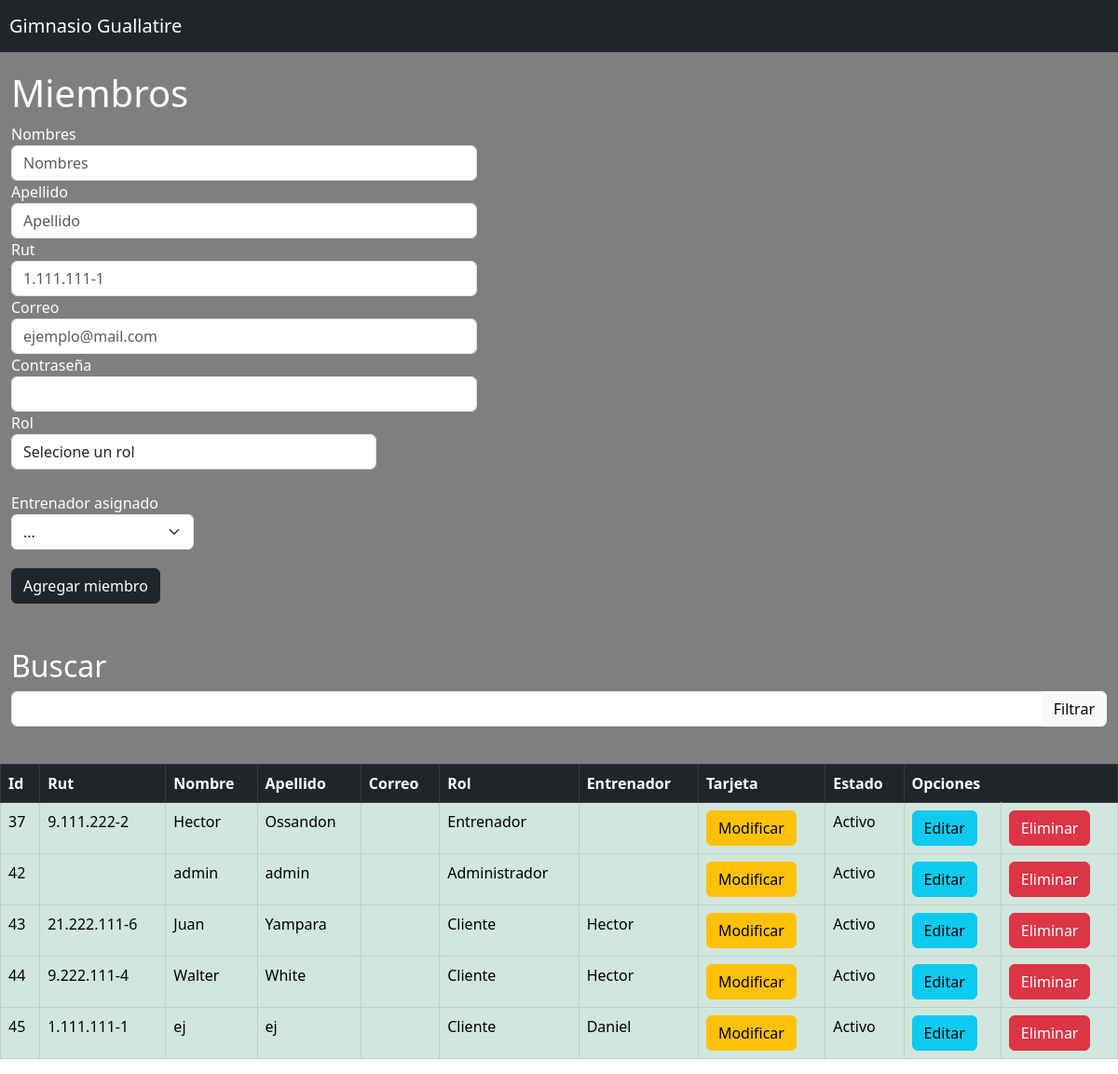
/gestionarMiembros/, run on an earlier commit of the app's database.
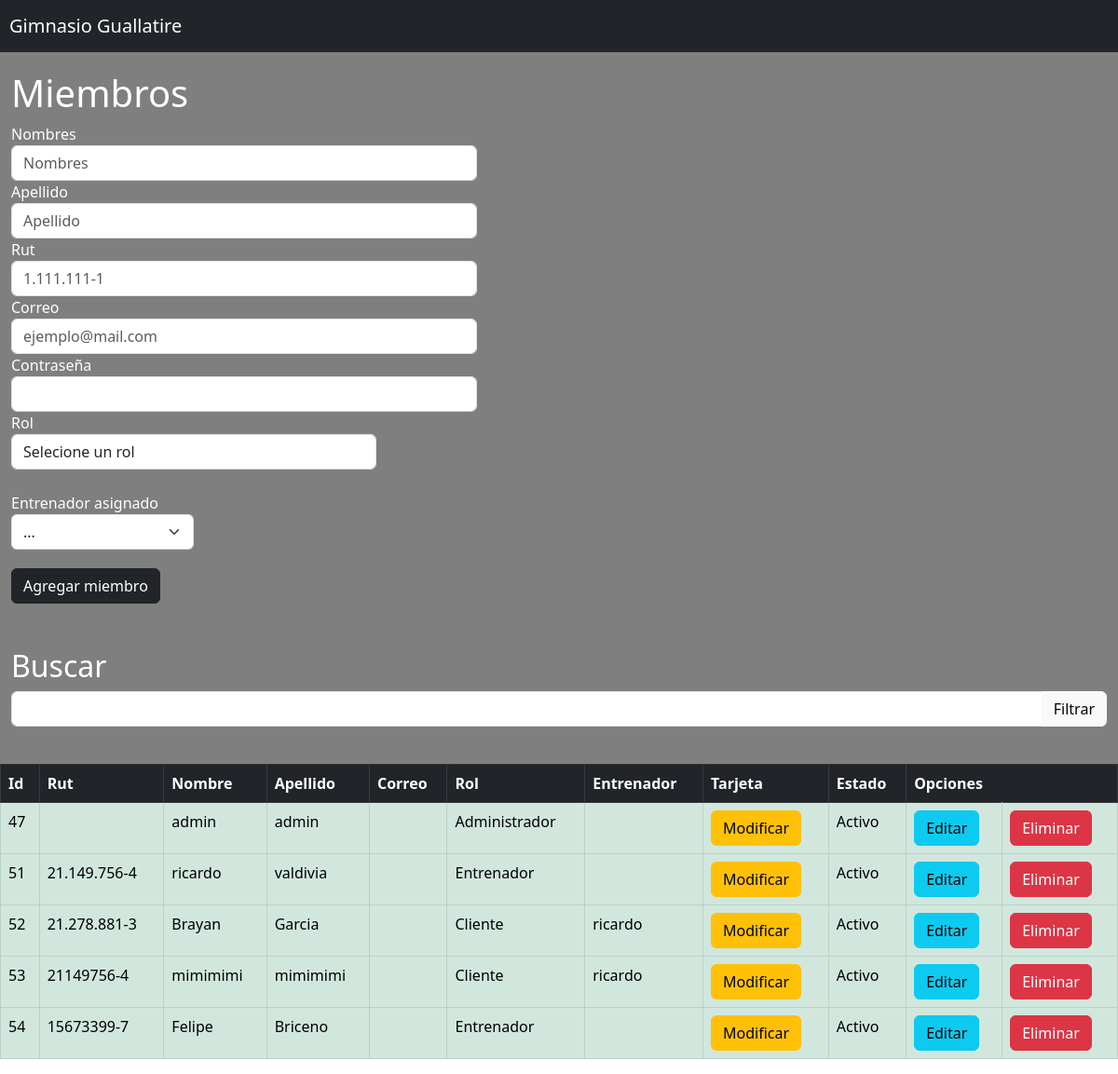
And on a later commit of the database.
### Aplicaciones/proyectoGym/models.py (models this page shows, shortened)
class Usuarios(models.Model):
    user = models.OneToOneField(User,on_delete=models.CASCADE,null=True)
    idUsuario = models.AutoField(primary_key=True)
    password = models.CharField(max_length=256,default=" ")
    correo = models.CharField(max_length=100,blank=True)
    rut = models.CharField(max_length=30,blank=True)
    nombre = models.CharField(max_length=50)
    apellido = models.CharField(max_length=100)
    rol = models.CharField(max_length=30)
    entrenador = models.CharField(max_length=100,blank=True)
    nro_tarjeta = models.CharField("Número de tarjeta", max_length=16, default='0000000000000000')
    mes_expiracion = models.CharField(max_length=10,blank=True)
    año_expiracion = models.CharField(max_length=10,blank=True)
    nombre_titular =models.CharField("Nombre del titular", max_length=255, default='')
    cvv = models.CharField(max_length=4,blank=True)
    activo = models.BooleanField(default=True)
    def __str__(self):
        text = "{0},{1},{2},{3},{4},{5},{6},{7}"
        return text.format(self.idUsuario,self.nombre, self.apellido,self.nro_tarjeta, self.mes_expiracion,self.año_expiracion,self.cvv,self.nombre_titular)

### Aplicaciones/proyectoGym/views.py (the view)
# urls.py: path('gestionarMiembros/',views.manage),
def manage(request):
        usuarios = Usuarios.objects.all()
        entrenadores = Usuarios.objects.filter(rol="Entrenador")                           # Para obtener todos los usuarios de la base de datos
        return render(request, "gestionMiembros.html",{"Usuarios":usuarios,"Entrenadores":entrenadores})

### Aplicaciones/proyectoGym/templates/gestionMiembros.html (shortened to what the changed rows need)
{% extends "./base.html" %}
{% block body %}
<div class="d-inline-block">
    <h1 style="color:white;">Miembros</h1>
</div>
  <div class="mb-3">
    <form action="/filtrarPorColumna/" method="POST" id="filterForm"> {%csrf_token%}
    <h2 style="color:white;"for="basic-url" class="form-label">Buscar</h2>
    </form>
  </div>
</div>
<br>
<div class="d-xxl-flex justify-content-center" style="margin-bottom: 200px;">
    <div class = "col-xl-12 col-xl-6 col-xl-8 col-xl-8">
        <div class ="table-responsive">
            <table class="table table-bordered">
                <thead class="table-dark">
                    <tr>
                        <th>Id</th>
                        <th>Rut</th>
                        <th>Nombre</th>
                        <th>Apellido</th>
                        <th>Correo</th>
                        <th>Rol</th>
                        <th>Entrenador</th>
                        <th>Tarjeta</th>
                        <th>Estado</th>
                        <th colspan="2">Opciones</th>
                    </tr>
                </thead>
                <tbody>
                    {%for u in Usuarios%}
                    {%if u.activo%}
                    <tr class="table-success">
                    {%else%}
                    <tr class="table-danger">
                    {%endif%}
                        <td>{{u.idUsuario}}</td>
                        <td>{{u.rut}}</td>
                        <td>{{u.nombre}}</td>
                        <td>{{u.apellido}}</td>
                        <td>{{u.correo}}</td>
                        <td>{{u.rol}}</td>
                        <td>{{u.entrenador}}</td>
                        <td><button id="{{u.tarjeta}}"type="button" onclick="editarInfo('{{u}}')" class="btn btn-warning" data-toggle="modal" data-target="#exampleModal">Modificar</button></td>
                        {%if u.activo%}
                        <td>Activo</td>
                        {%else%}
                        <td>Inactivo</td>
                        {%endif%}
                        <td><a href="/edicionUsuario/{{u.idUsuario}}" class="btn btn-info">Editar</a></td>
                        <td><a href="/eliminarUsuario/{{u.idUsuario}}" class="btn btn-danger btnEliminacion">Eliminar</a></td>
                    </tr>
                </tbody>
        </div>
    </div>
</div>
{%endfor%}
 {%endblock%}

What changed in the data, as far as the page shows it:
removed Usuarios: idUsuario "37", rut "9.111.222-2", nombre "Hector", apellido "Ossandon", rol "Entrenador", activo "Activo"
removed Usuarios: idUsuario "42", nombre "admin", apellido "admin", rol "Administrador", activo "Activo"
removed Usuarios: idUsuario "43", rut "21.222.111-6", nombre "Juan", apellido "Yampara", rol "Cliente", entrenador "Hector", activo "Activo"
removed Usuarios: idUsuario "44", rut "9.222.111-4", nombre "Walter", apellido "White", rol "Cliente", entrenador "Hector", activo "Activo"
removed Usuarios: idUsuario "45", rut "1.111.111-1", nombre "ej", apellido "ej", rol "Cliente", entrenador "Daniel", activo "Activo"
added Usuarios: idUsuario "47", nombre "admin", apellido "admin", rol "Administrador", activo "Activo"
added Usuarios: idUsuario "51", rut "21.149.756-4", nombre "ricardo", apellido "valdivia", rol "Entrenador", activo "Activo"
added Usuarios: idUsuario "52", rut "21.278.881-3", nombre "Brayan", apellido "Garcia", rol "Cliente", entrenador "ricardo", activo "Activo"
added Usuarios: idUsuario "53", rut "21149756-4", nombre "mimimimi", apellido "mimimimi", rol "Cliente", entrenador "ricardo", activo "Activo"
added Usuarios: idUsuario "54", rut "15673399-7", nombre "Felipe", apellido "Briceno", rol "Entrenador", activo "Activo"
